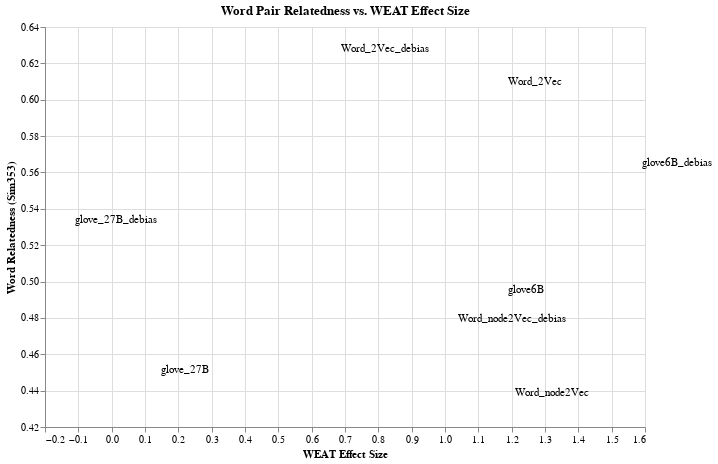

The code cell stored with this chart in its notebook:
### Code cell
wordRel_chart = alt.Chart(embed_evals).mark_circle(filled=True, 
                                size=200, 
                                opacity=0.9, 
                                color='viridium').encode(
    x=alt.X('WEAT:Q', title='WEAT Effect Size'),
    y=alt.Y('WordRel:Q', title='Word Relatedness (Sim353)', scale=alt.Scale(zero=False)),
    color=alt.Color('Embedding_parent', legend=alt.Legend(title='Embedding')),
    #shape=alt.Shape('Debiased', legend=alt.Legend(title='Debiased')),
    tooltip=['Embedding', 'WEAT', 'WordRel', 'WordSim']
).properties(
    title='Word Pair Relatedness vs. WEAT Effect Size',
    width=600,
    height=400
)

wordRel_labels = wordRel_chart.mark_text(
    align='left',
    baseline='middle',
    dx=10
).encode(
    text='Embedding'
)

#   wordSim_chart = alt.Chart(embed_evals).mark_circle(filled=True, 
#                                 size=200, 
#                                 opacity=0.9, 
#                                 color='tableau20').encode(
#     x=alt.X('WEAT:Q', title='WEAT Effect Size'),
#     y=alt.Y('WordRel:Q', title='Word Relatedness (Sim353)', scale=alt.Scale(zero=False)),
#     color=alt.Color('Embedding', legend=alt.Legend(title='Embedding')),
#     tooltip=['Embedding', 'WEAT', 'WordRel', 'WordSim']
# ).properties(
#     title='Word Pair Relatedness vs. WEAT Effect Size',
#     width=600,
#     height=400
# )

# wordRel_labels = wordRel_chart.mark_text(
#     align='left',
#     baseline='middle',
#     dx=10
# ).encode(
#     text='Embedding'
# )

wordRel_chart + wordRel_labels

### Figure 1 — Vega-Lite specification as saved in the notebook (floating-point values rounded to 4 significant figures)
{"config": {"view": {"continuousWidth": 400, "continuousHeight": 300}}, "layer": [{"mark": {"type": "circle", "color": "viridium", "filled": true, "opacity": 0.9, "size": 200}, "encoding": {"shape": {"type": "nominal", "field": "Debiased", "legend": {"title": "Debiased"}}, "tooltip": [{"type": "nominal", "field": "Embedding"}, {"type": "quantitative", "field": "WEAT"}, {"type": "quantitative", "field": "WordRel"}, {"type": "quantitative", "field": "WordSim"}], "x": {"type": "quantitative", "field": "WEAT", "title": "WEAT Effect Size"}, "y": {"type": "quantitative", "field": "WordRel", "scale": {"zero": false}, "title": "Word Relatedness (Sim353)"}}, "height": 400, "title": "Word Pair Relatedness vs. WEAT Effect Size", "width": 600}, {"mark": {"type": "text", "align": "left", "baseline": "middle", "dx": 10}, "encoding": {"shape": {"type": "nominal", "field": "Debiased", "legend": {"title": "Debiased"}}, "text": {"type": "nominal", "field": "Embedding"}, "tooltip": [{"type": "nominal", "field": "Embedding"}, {"type": "quantitative", "field": "WEAT"}, {"type": "quantitative", "field": "WordRel"}, {"type": "quantitative", "field": "WordSim"}], "x": {"type": "quantitative", "field": "WEAT", "title": "WEAT Effect Size"}, "y": {"type": "quantitative", "field": "WordRel", "scale": {"zero": false}, "title": "Word Relatedness (Sim353)"}}, "height": 400, "title": "Word Pair Relatedness vs. WEAT Effect Size", "width": 600}], "data": {"name": "data-12b55adf07e2567860b4f00470bb351c"}, "$schema": "https://vega.github.io/schema/vega-lite/v4.8.1.json", "datasets": {"data-12b55adf07e2567860b4f00470bb351c": [{"Embedding": "Word_node2Vec", "Embedding_parent": "Word_node2Vec", "Debiased": "no", "WEAT": 1.181, "WordRel": 0.4389, "WordSim": 0.2795}, {"Embedding": "Word_node2Vec_debias", "Embedding_parent": "Word_node2Vec", "Debiased": "yes", "WEAT": 1.01, "WordRel": 0.4796, "WordSim": 0.3037}, {"Embedding": "Word_2Vec", "Embedding_parent": "Word_2Vec", "Debiased": "no", "WEAT": 1.159, "WordRel": 0.6097, "WordSim": 0.4361}, {"Embedding": "Word_2Vec_debias", "Embedding_parent": "Word_2Vec", "Debiased": "yes", "WEAT": 0.6567, "WordRel": 0.628, "WordSim": 0.4599}, {"Embedding": "glove6B", "Embedding_parent": "glove6B", "Debiased": "no", "WEAT": 1.16, "WordRel": 0.4955, "WordSim": 0.2961}, {"Embedding": "glove6B_debias", "Embedding_parent": "glove6B", "Debiased": "yes", "WEAT": 1.561, "WordRel": 0.5651, "WordSim": 0.3766}, {"Embedding": "glove_27B", "Embedding_parent": "glove_27B", "Debiased": "no", "WEAT": 0.1173, "WordRel": 0.4514, "WordSim": 0.1215}, {"Embedding": "glove_27B_debias", "Embedding_parent": "glove_27B", "Debiased": "yes", "WEAT": -0.1409, "WordRel": 0.5337, "WordSim": 0.2876}]}}
